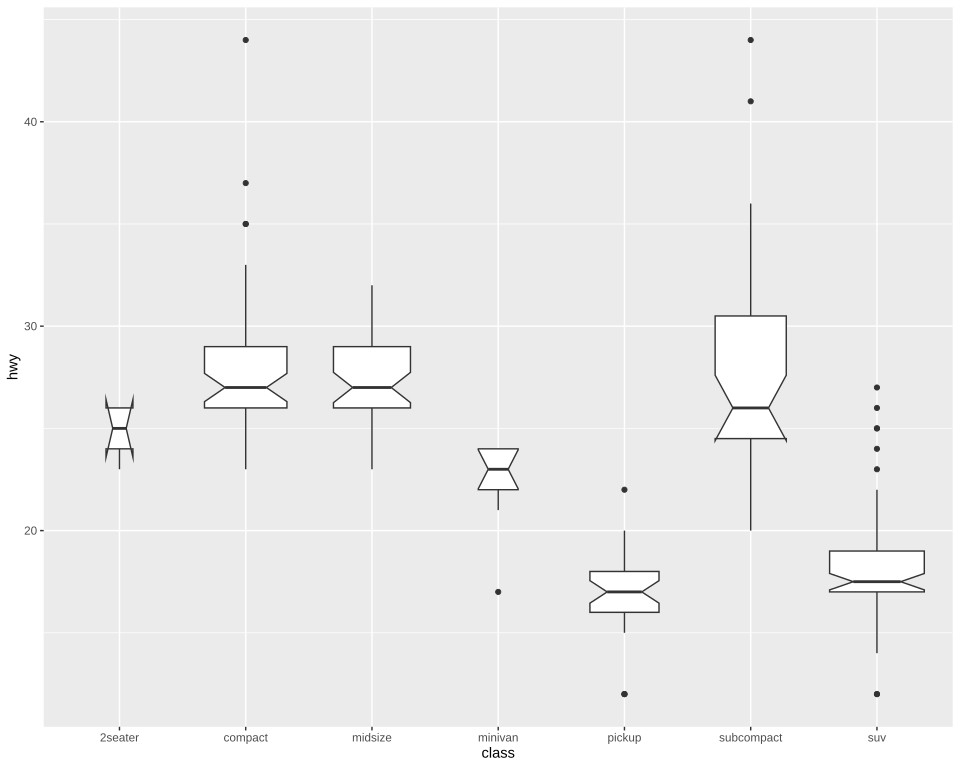

Write R code to recreate this figure.
# The plot test/golden/boxplot_notch.svg draws, drawn by ggplot2 itself, as ggplot2's own visual tests
# draw their snapshots: the independent check on that golden whenever it changes. The suite never
# runs this; it needs R, ggplot2 and vdiffr, saved as the Docker image giggly-r:ggplot2-4.0.3. From
# the repository's root:
#
#   docker run --rm -v "$PWD/test/golden":/golden:ro giggly-r:ggplot2-4.0.3 \
#     Rscript /golden/boxplot_notch.R > boxplot_notch.ggplot2.svg
#
# and compare the two drawings element by element, as test/golden/point.R describes, `<line>`
# elements included.
#
# The reference page's notched and varying-width boxes, together: mpg's highway mileage by class,
# each box as wide as the square root of its rows makes it beside the widest, dodged at its own
# width, and notched at its median, pinched in to half its width; ggplot2 also says "Notch went
# outside hinges", which a pure pipeline cannot.
#
# First checked with ggplot2 4.0.3 and vdiffr 1.0.9: every element and clip path matches but
# svglite's around the whole drawing, and the one departure is test/golden/point.R's, the x axis
# drawn before the y.

library(ggplot2)

plot <- ggplot(mpg, aes(class, hwy)) +
  geom_boxplot(notch = TRUE, varwidth = TRUE) +
  theme_gray()

file <- tempfile(fileext = ".svg")
vdiffr::write_svg(plot, file)
cat(readLines(file), sep = "\n")
